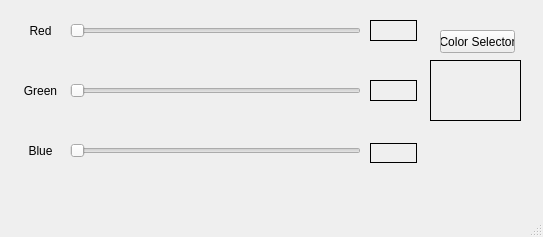
<?xml version="1.0" encoding="UTF-8"?>
<ui version="4.0">
 <class>MainWindow</class>
 <widget class="QMainWindow" name="MainWindow">
  <property name="geometry">
   <rect>
    <x>0</x>
    <y>0</y>
    <width>543</width>
    <height>237</height>
   </rect>
  </property>
  <property name="windowTitle">
   <string>MainWindow</string>
  </property>
  <widget class="QWidget" name="centralwidget">
   <widget class="QLabel" name="colorDisplay">
    <property name="geometry">
     <rect>
      <x>430</x>
      <y>60</y>
      <width>91</width>
      <height>61</height>
     </rect>
    </property>
    <property name="frameShape">
     <enum>QFrame::Box</enum>
    </property>
    <property name="text">
     <string/>
    </property>
   </widget>
   <widget class="QLabel" name="redText">
    <property name="geometry">
     <rect>
      <x>10</x>
      <y>20</y>
      <width>61</width>
      <height>21</height>
     </rect>
    </property>
    <property name="layoutDirection">
     <enum>Qt::LeftToRight</enum>
    </property>
    <property name="text">
     <string>Red</string>
    </property>
    <property name="alignment">
     <set>Qt::AlignCenter</set>
    </property>
   </widget>
   <widget class="QLabel" name="greenText">
    <property name="geometry">
     <rect>
      <x>10</x>
      <y>80</y>
      <width>61</width>
      <height>21</height>
     </rect>
    </property>
    <property name="layoutDirection">
     <enum>Qt::LeftToRight</enum>
    </property>
    <property name="text">
     <string>Green</string>
    </property>
    <property name="alignment">
     <set>Qt::AlignCenter</set>
    </property>
   </widget>
   <widget class="QLabel" name="blueText">
    <property name="geometry">
     <rect>
      <x>10</x>
      <y>140</y>
      <width>61</width>
      <height>21</height>
     </rect>
    </property>
    <property name="layoutDirection">
     <enum>Qt::LeftToRight</enum>
    </property>
    <property name="text">
     <string>Blue</string>
    </property>
    <property name="alignment">
     <set>Qt::AlignCenter</set>
    </property>
   </widget>
   <widget class="QPushButton" name="colorSelectorBtn">
    <property name="geometry">
     <rect>
      <x>440</x>
      <y>30</y>
      <width>75</width>
      <height>23</height>
     </rect>
    </property>
    <property name="text">
     <string>Color Selector</string>
    </property>
   </widget>
   <widget class="QSlider" name="redSlider">
    <property name="geometry">
     <rect>
      <x>70</x>
      <y>20</y>
      <width>291</width>
      <height>22</height>
     </rect>
    </property>
    <property name="maximum">
     <number>255</number>
    </property>
    <property name="orientation">
     <enum>Qt::Horizontal</enum>
    </property>
   </widget>
   <widget class="QSlider" name="greenSlider">
    <property name="geometry">
     <rect>
      <x>70</x>
      <y>80</y>
      <width>291</width>
      <height>22</height>
     </rect>
    </property>
    <property name="maximum">
     <number>255</number>
    </property>
    <property name="orientation">
     <enum>Qt::Horizontal</enum>
    </property>
   </widget>
   <widget class="QSlider" name="blueSlider">
    <property name="geometry">
     <rect>
      <x>70</x>
      <y>140</y>
      <width>291</width>
      <height>22</height>
     </rect>
    </property>
    <property name="maximum">
     <number>255</number>
    </property>
    <property name="orientation">
     <enum>Qt::Horizontal</enum>
    </property>
   </widget>
   <widget class="QLabel" name="redValueText">
    <property name="geometry">
     <rect>
      <x>370</x>
      <y>20</y>
      <width>47</width>
      <height>21</height>
     </rect>
    </property>
    <property name="frameShape">
     <enum>QFrame::Box</enum>
    </property>
    <property name="text">
     <string/>
    </property>
   </widget>
   <widget class="QLabel" name="greenValueText">
    <property name="geometry">
     <rect>
      <x>370</x>
      <y>80</y>
      <width>47</width>
      <height>21</height>
     </rect>
    </property>
    <property name="frameShape">
     <enum>QFrame::Box</enum>
    </property>
    <property name="text">
     <string/>
    </property>
   </widget>
   <widget class="QLabel" name="blueValueText">
    <property name="geometry">
     <rect>
      <x>370</x>
      <y>143</y>
      <width>47</width>
      <height>20</height>
     </rect>
    </property>
    <property name="frameShape">
     <enum>QFrame::Box</enum>
    </property>
    <property name="text">
     <string/>
    </property>
   </widget>
  </widget>
  <widget class="QMenuBar" name="menubar">
   <property name="geometry">
    <rect>
     <x>0</x>
     <y>0</y>
     <width>543</width>
     <height>21</height>
    </rect>
   </property>
  </widget>
  <widget class="QStatusBar" name="statusbar"/>
 </widget>
 <resources/>
 <connections/>
</ui>
